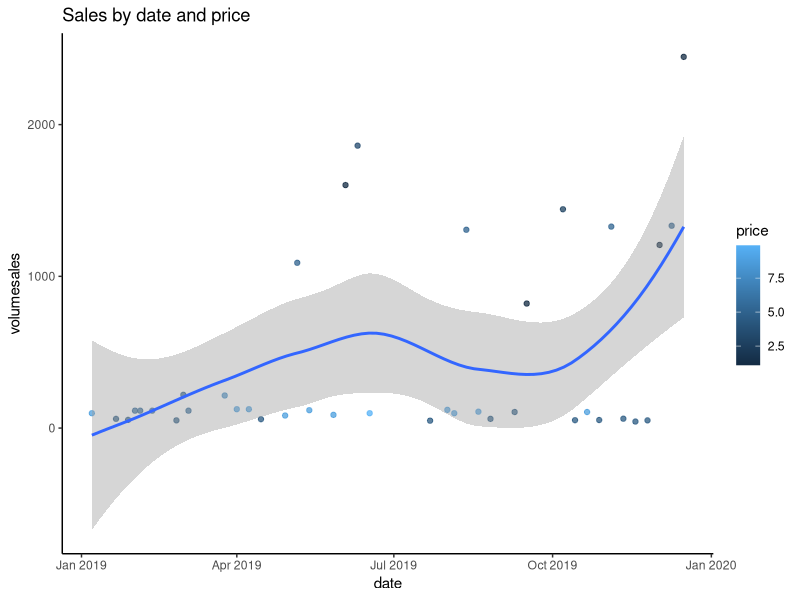
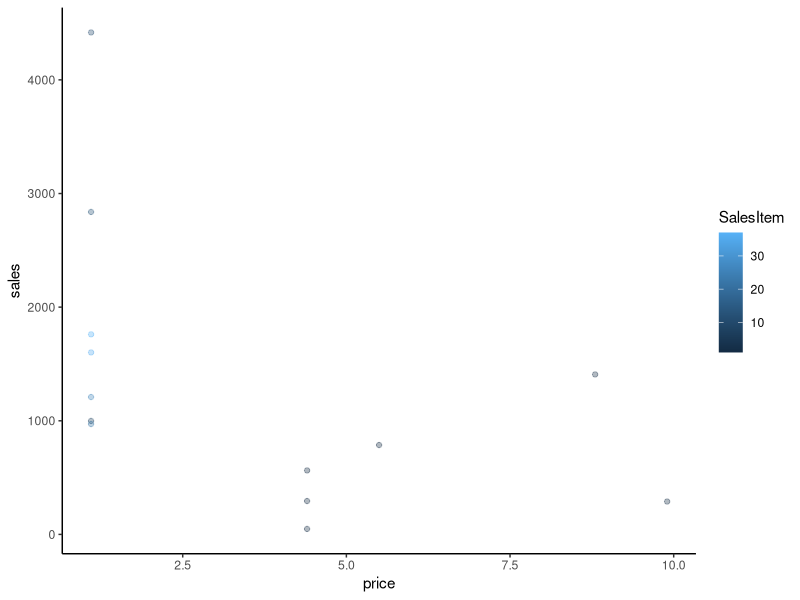
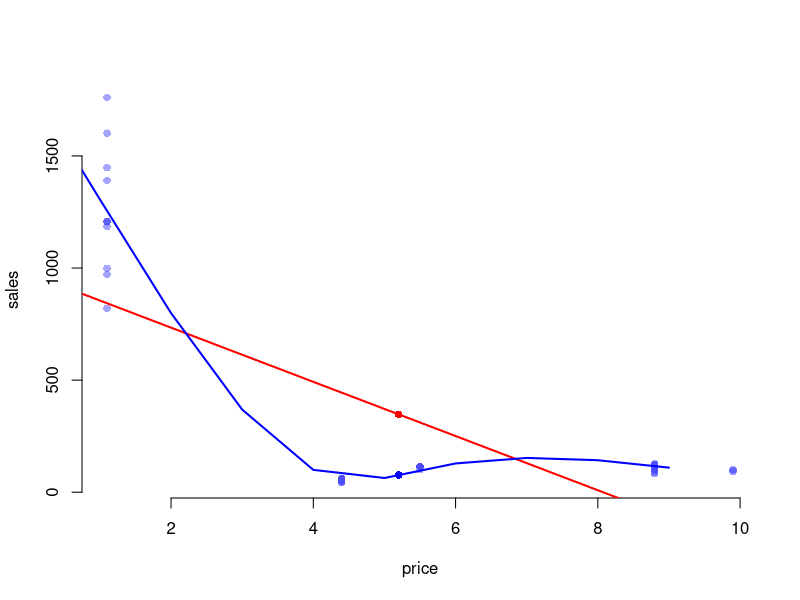

R code for these plots, in order:
# reading data

setwd("/home/georgy/Документы/Rstudio")
mydata <- read.csv(file = "data.csv")

# transforming data

str(mydata)
head(mydata)
dim(mydata)

library(dplyr)
library(lubridate)

mydata$Date_Id <- ymd(mydata$Date_Id)
mydata$SalesItem <- as.numeric(as.character(mydata$SalesItem))

mydata <- mydata %>% filter(!is.na(SalesItem))
length(complete.cases(mydata))

# exploratory data analysis

summary(mydata)

library(ggplot2)

## how the price and sales volumes changed over time

by_date <- mydata %>% group_by(Date_Id) %>% summarise(price = mean(valuesales),
                                                      sales = sum(volumesales))
ggplot(by_date) +
    geom_point(aes(Date_Id, sales, color = price), alpha = 3/4) +
    xlab("date") + ylab("volumesales") + theme_classic() + 
    geom_smooth(aes(Date_Id, sales)) + ggtitle("Sales by date and price")

## how the price and sales correlate to sales item

by_sku_item <- mydata %>% 
    filter(!valuesales == 0) %>% 
    group_by(SKU_Id, SalesItem) %>% 
    summarise(price = mean(valuesales), sales = sum(volumesales)) %>% 
    filter(SalesItem > 0)

ggplot(by_sku_item) +
    geom_point(aes(price, sales, color = SalesItem), alpha = 1/3) + 
    theme_classic()

# filter data for certain SKU and Shops

shop_id <- mydata %>% filter(Shop_Id == 2838)
sku_id <- shop_id %>% filter(SKU_Id > 0 & SKU_Id <= 1880 & !valuesales == 0)

# train linear model: how volume depends on prices

library(splines)

mod1 <- lm(volumesales ~ valuesales, data = sku_id)
new_price <- 5.2
pred1 <- predict(mod1, newdata = data.frame(valuesales = new_price))
summary(mod1)

mod2 <- lm(volumesales ~ ns(valuesales, 3), data = sku_id)
pred2 <- predict(mod2, newdata = data.frame(valuesales = new_price))
summary(mod2)

price_max <- max(sku_id$valuesales)
mod2lines <- predict(mod2, newdata = data.frame(valuesales = 0:price_max))

mycol <- rgb(0.3, 0.3, 1, alpha = 0.5)
plot(sku_id$valuesales, sku_id$volumesales, xlab = "price", ylab = "sales",
     bty = "n", pch = 16, col = mycol)
abline(mod1, col = "red", lwd = 2)
points(new_price, pred1, col = "red", pch = 16, cex = 1)
lines(0:price_max, mod2lines, col = "blue", lwd = 2)
points(new_price, pred2, col = "blue", pch = 16, cex = 1)





